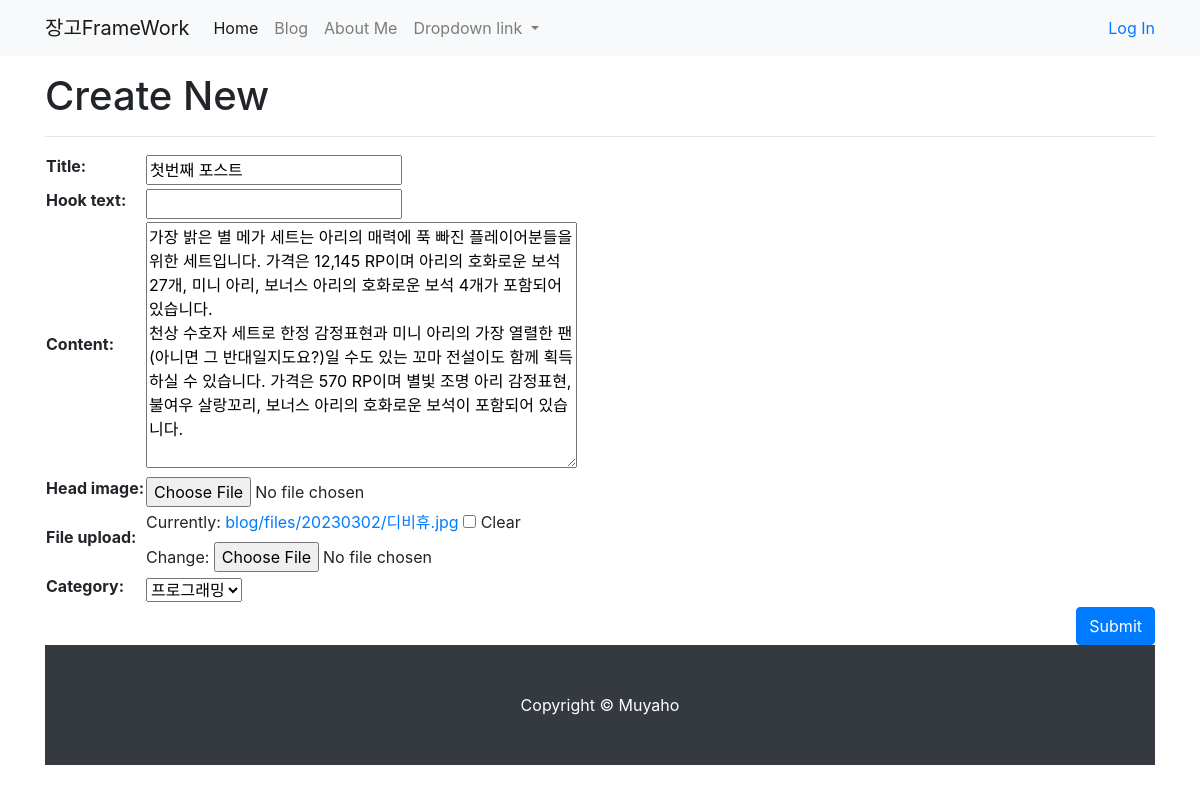
/blog/update_post/1/ (signed in), run on the app's committed database.
### blog/models.py (models this page shows, shortened)
class Post(models.Model):
    title= models.CharField(max_length=30)
    content= models.TextField()
    hook_text= models.CharField(max_length=100,blank=True)
    head_image=models.ImageField(upload_to='blog/images/%Y%m%d/',blank=True)
    file_upload=models.FileField(upload_to='blog/files/%Y%m%d/', blank=True)
    created_at= models.DateTimeField(auto_now_add=True)
    updated_at=models.DateTimeField(auto_now=True)
    author=models.ForeignKey(User,on_delete=models.SET_NULL,null=True)
    category=models.ForeignKey(Category,null=True,blank=True,on_delete=models.SET_NULL)
    tags=models.ManyToManyField(Tag,blank=True)

### blog/views.py (the view)
# urls.py: path('blog/update_post/<int:pk>/',views.PostUpdate.as_view()),
class PostUpdate(LoginRequiredMixin,UpdateView) :
    model = Post
    fields = ['title','hook_text','content','head_image','file_upload','category']

### blog/models.py (called while the page is built)
    def __str__(self):
        return self.name

### blog/templates/blog/post_form.html (shortened to what this page needs)
{% extends 'blog/base_full_width.html'%}
{% block main_area %}
<h1>Create New</h1>
<hr/>
<form method="post" enctype="multipart/form-data">
  <table>
    {{form}}
  </table>
  <button type="submit" class="btn btn-primary float-right">Submit</button>
</form>
{% endblock %}

### data on the page
Post: title "첫번째 포스트", content "가장 밝은 별 메가 세트는 아리의 매력에 푹 빠진 플레이어분들을 위한 세트입니다. 가격은 12,145 RP이며 아리의 호화로운 보석 27개, 미니 아리, 보너스 아리의 호화로운 보석 4개가 포함되어 있습니다. 천상 수호자 세트로 한정 감정표현과 미니 아리의 가장 열렬한 팬(아니면 그 반대일지도요?)일 수도 있는 꼬마 전설이도 함께 획득하실 수 있습니다. 가격은 570 RP이며 별빛 조명 아리 감정표현, 불여우 살랑꼬리, 보너스 아리의 호화로운 보석이 포함되어 있습니다.", category "프로그래밍"
